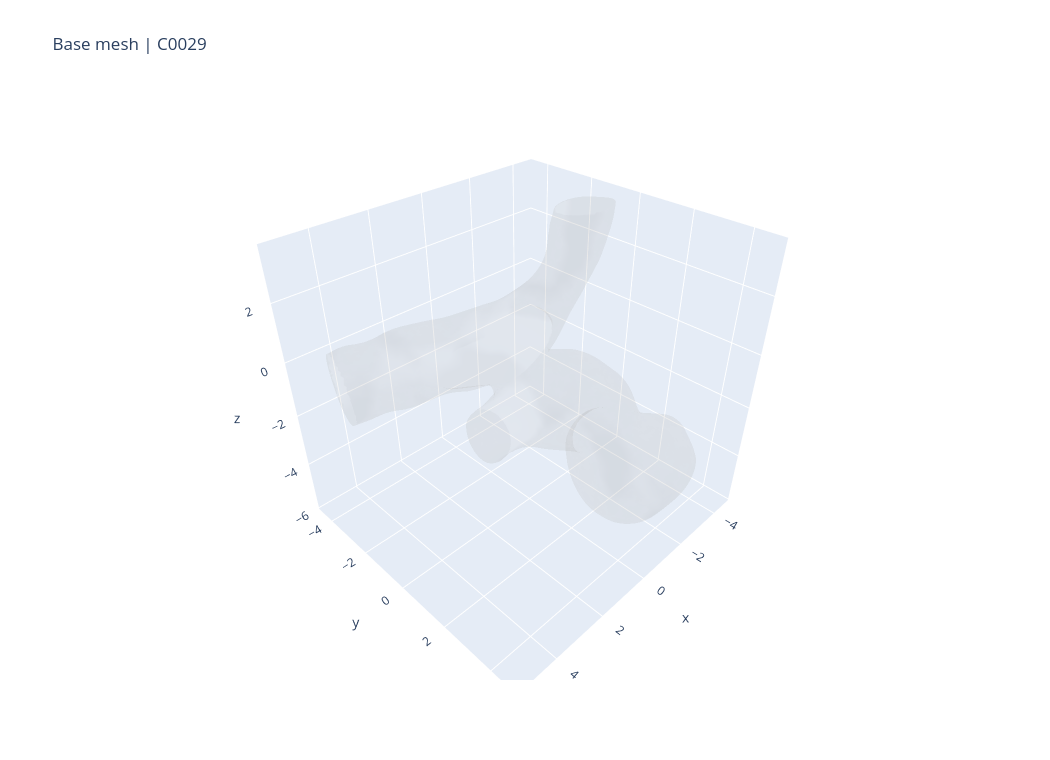

Notebook source saved alongside this figure:
### Code cell
# Schritt 1: Grundmesh visualisieren
fig = go.Figure()
add_mesh(fig, verts, faces, color='lightgray', opacity=0.14)
fig.update_layout(title=f'Base mesh | {CASE_NAME}', scene=dict(aspectmode='data'), width=1050, height=760)
fig.show()

### Figure 1 — Plotly figure (JSON) as saved in the notebook; plotly's stock layout.template omitted (floating-point values rounded to 4 significant figures; data arrays with more than 128 entries replaced by an {"elided": "..."} marker saying what was removed)
{"data": [{"color": "lightgray", "hoverinfo": "skip", "i": {"elided": "32304 int values"}, "j": {"elided": "32304 int values"}, "k": {"elided": "32304 int values"}, "name": "mesh", "opacity": 0.14, "showlegend": false, "type": "mesh3d", "x": {"elided": "16154 float values"}, "y": {"elided": "16154 float values"}, "z": {"elided": "16154 float values"}}], "layout": {"height": 760, "scene": {"aspectmode": "data"}, "title": {"text": "Base mesh | C0029"}, "width": 1050}}
